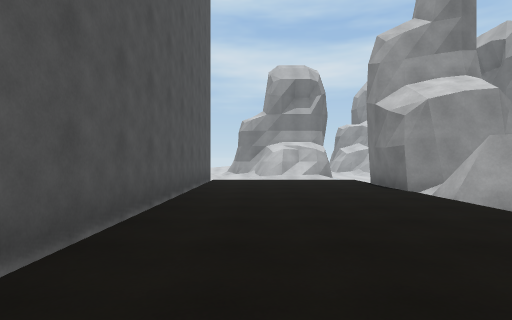
View 1 (above)

15 first-person views from a walk through a 3-D level made in the Unity game engine. The camera is 1.4 m above the floor, looks level and sees 80° across. The floor is counted in squares, 2 m on a side. Each view is taken from the middle of a square. On the plan, view 1 faces up. The plan holds only what a view shows up to about 10 squares ahead; the rest is blank. The place goes on beyond the plan. The player character is not drawn.

View 2
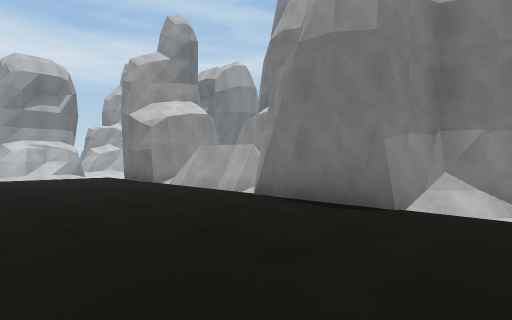

View 3
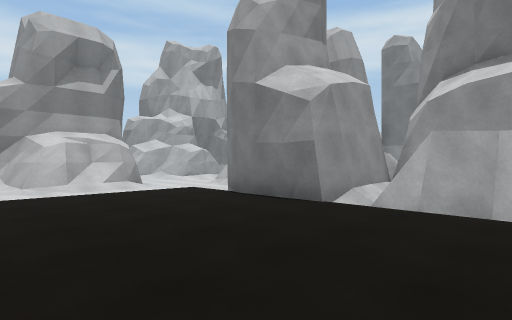

View 4
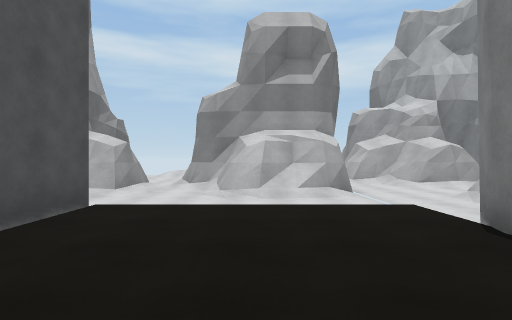

View 5
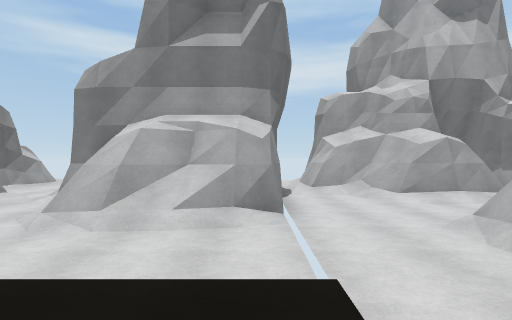

View 6
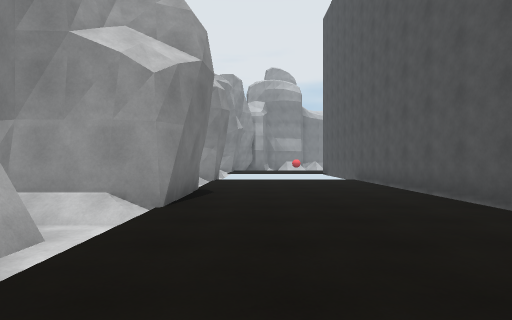

View 7
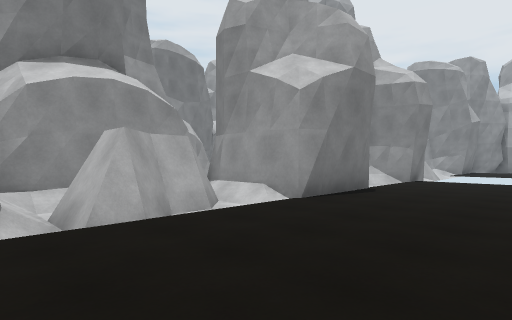

View 8
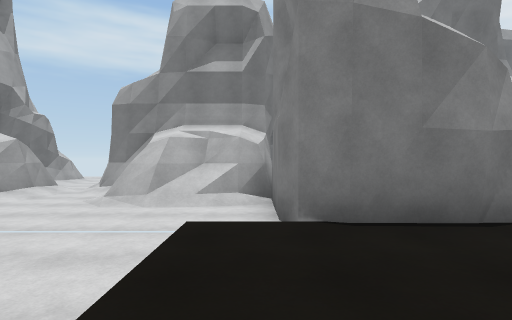

View 9
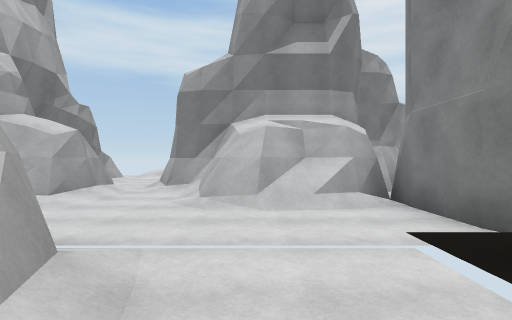

View 10
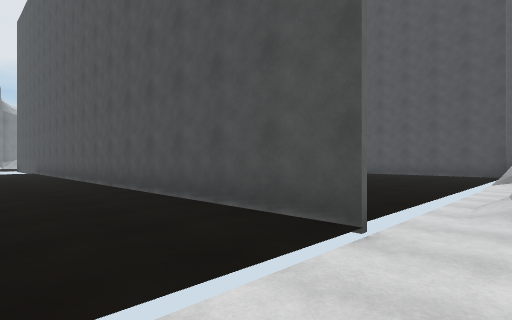

View 11
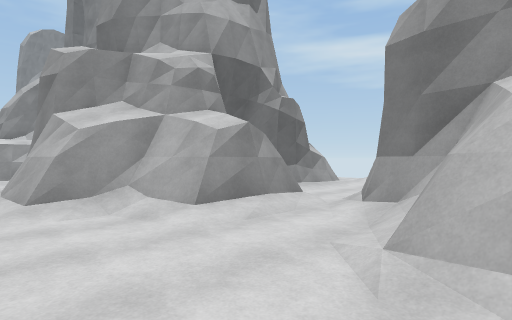

View 12
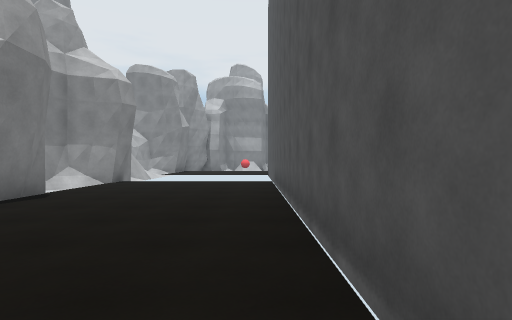

View 13
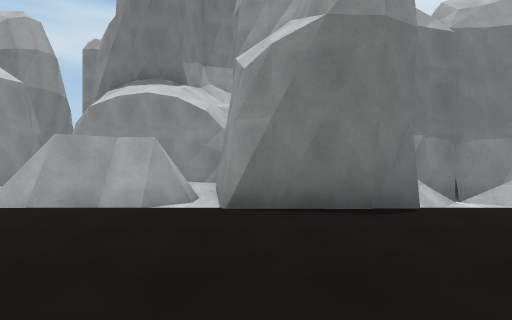

View 14
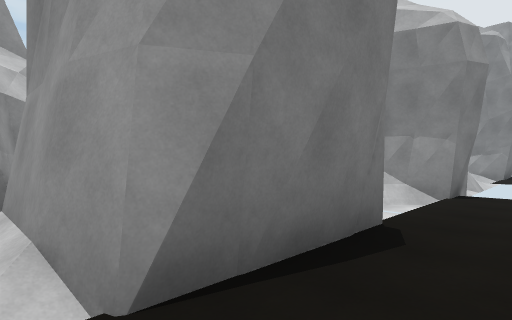

View 15
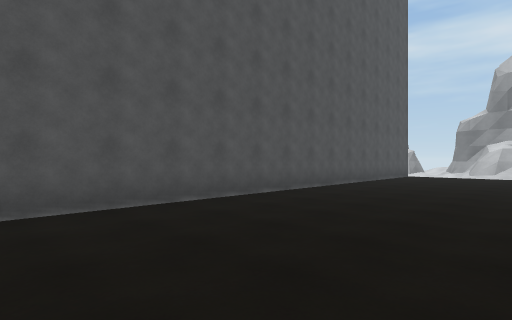

### Floor plan
Key: @ floor where view 1 was taken; # wall or solid block; . main floor; - floor 0.25 m lower than the main floor; / step, stairs or slope; = window, fence, low wall or low ledge.
Columns run from 12 left of view 1 to 8 right of it. Each row starts with its distance up from view 1.
 20         -/
 19         #-
 18         #-/     ##
 17         #-/     =##
 16         //-##   --##
 15          #//#   --###
 14          #/-####----#
 13         ##/--#=/=-###
 12       ###/--------#
 11 ###/-------//////-#
 10  .........#.....###
  9   ......  #.....#
  8    ...    #.....#
  7           #.....####
  6           #.....##/
  5           #.....##/
  4           #...../#/
  3           #.....///#
  2           #.....####
  1           #.....#
  0           #.@...##
 -1           #...../#
 -2           #..... #
 -3           #......#
 -4           #    ###

Positions as (right, up) in squares from view 1, and headings:
1: (0, 0), facing up
2: (-1, -2), facing up-right
3: (-1, 4), facing up-right
4: (1, 6), facing up
5: (3, 9), facing up
6: (2, 7), facing down
7: (0, 7), facing down-right
8: (0, 10), facing right
9: (1, 12), facing right
10: (1, 12), facing down-left
11: (1, 11), facing up-left
12: (-1, 6), facing down
13: (-1, 2), facing right
14: (2, 3), facing down-right
15: (3, -3), facing up-left
